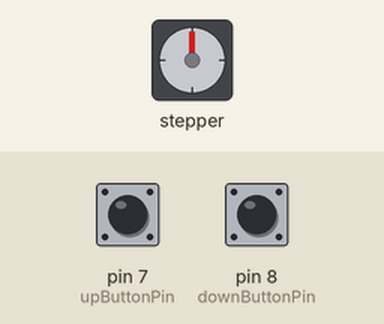
The sketch below on a simulated Arduino Uno, built with avr-gcc and run on an emulated ATmega328P. Shown: stepper motor. Wiring (inferred from the names in the program): stepper motor driver (200 steps per turn assumed): step pin 3; direction pin 2. The inputs (shaded band) are chosen by the test bench; at power-on: pin 7 (upButtonPin) HIGH, pin 8 (downButtonPin) HIGH.

Above: at 1.2 s.
1.3 s: pin 7 (upButtonPin) pulled LOW for 1 s
At 3.4 s:
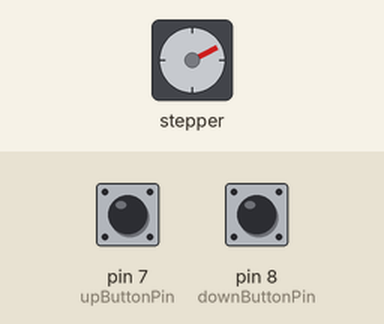
3.8 s: pin 8 (downButtonPin) pulled LOW for 3.2 s
At 8.1 s:
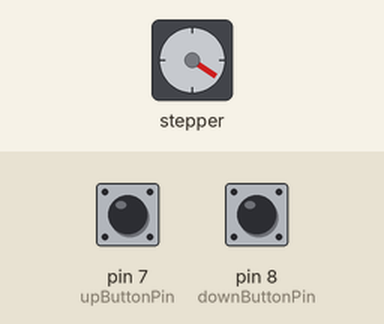
8.5 s: pin 8 (downButtonPin) pulled LOW for 1 s
At 10.0 s:
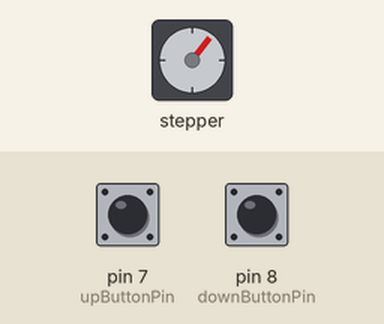
11.0 s: pin 7 (upButtonPin) pulled LOW for 3.2 s
At 14.9 s:
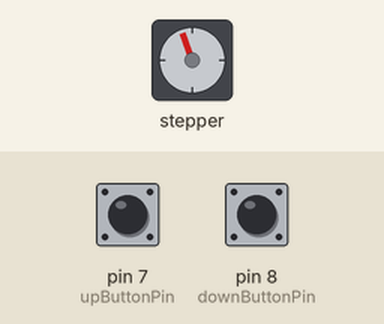
15.7 s: pin 8 (downButtonPin) pulsed LOW 5 times (0.12 s each, 0.3 s apart)
At 17.8 s:
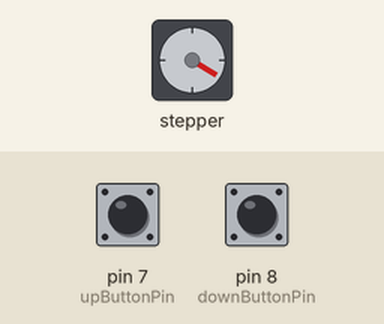
Timing chart, 0 to 19.3 s (numbered marks = the images above; inputs shaded):
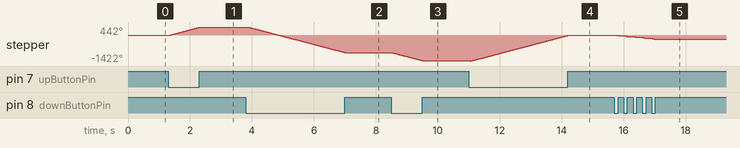

The sketch:

n_Malakai_Mikhail-Project2-Code_Lift-Control-Systems__Rev10_.ino
```cpp
// Motor control pins and variables
const int dirPin = 2; // Direction pin
const int stepPin = 3; // Step pin
const int upButtonPin = 7; // Button to control lifting the motor
const int downButtonPin = 8; // Button to control lowering the motor

bool isMovingUp = false; // State of the motor moving up
bool isMovingDown = false; // State of the motor moving down
bool lastUpButtonState = HIGH; // Last state of the up button
bool lastDownButtonState = HIGH; // Last state of the down button
unsigned long lastDebounceTimeUp = 0; // Last debounce time for up button
unsigned long lastDebounceTimeDown = 0; // Last debounce time for down button
unsigned long debounceDelay = 50; // Debounce time in milliseconds
const int stepDelay = 2000; // Delay between steps in microseconds

void setup() {
  // Motor control setup
  pinMode(stepPin, OUTPUT);
  pinMode(dirPin, OUTPUT);
  pinMode(upButtonPin, INPUT_PULLUP); // Set up button pin as input with pull-up resistor
  pinMode(downButtonPin, INPUT_PULLUP); // Set down button pin as input with pull-up resistor
}

void loop() {
  // Check if both buttons are not pressed
  while (digitalRead(upButtonPin) == HIGH && digitalRead(downButtonPin) == HIGH) {
    // If both buttons are not pressed, do nothing and keep checking
   // You can add a small delay to prevent busy-waiting
       delay(10);
  }
  // If at least one button is pressed, handle motor control
  handleMotorControl();
}

void handleMotorControl() {
  int upButtonState = digitalRead(upButtonPin);
  int downButtonState = digitalRead(downButtonPin);

  // Handle the up button
  if (upButtonState != lastUpButtonState) {
    lastDebounceTimeUp = millis(); // Reset the debounce timer
  }
  if ((millis() - lastDebounceTimeUp) > debounceDelay) {
    if (upButtonState == LOW) { // Button pressed
      if (!isMovingUp) { // If not already moving up
        isMovingUp = true; // Start moving up
        isMovingDown = false; // Stop moving down
        digitalWrite(dirPin, HIGH); // Set direction to up
      }
    } else { // Button released
      isMovingUp = false; // Stop moving up
    }
  }

  // Handle the down button
  if (downButtonState != lastDownButtonState) {
    lastDebounceTimeDown = millis(); // Reset the debounce timer
  }
  if ((millis() - lastDebounceTimeDown) > debounceDelay) {
    if (downButtonState == LOW) { // Button pressed
      if (!isMovingDown) { // If not already moving down
        isMovingDown = true; // Start moving down
        isMovingUp = false; // Stop moving up
        digitalWrite(dirPin, LOW); // Set direction to down
      }
    } else { // Button released
      isMovingDown = false; // Stop moving down
    }
  }

  // Control the motor if moving
  if (isMovingUp || isMovingDown) {
    digitalWrite(stepPin, HIGH); // Step the motor
    delayMicroseconds(stepDelay); // Adjust speed as needed
    digitalWrite(stepPin, LOW); // Step the motor
    delayMicroseconds(stepDelay);
  }

  // Save the current button states for the next loop iteration
  lastUpButtonState = upButtonState;
  lastDownButtonState = downButtonState;
}
```

Measured:
- after the input at 1.3 s, stepper: turns 423° clockwise in 0.94 s, starting after 0.05 s
- after the input at 3.8 s, stepper: turns 19° clockwise in 0.04 s, then 1399° counter-clockwise in 3.1 s
- after the input at 8.5 s, stepper: turns 445° counter-clockwise in 0.99 s, starting at once
- after the input at 11.0 s, stepper: turns 20° counter-clockwise in 0.04 s, then 1403° clockwise in 3.1 s
- after the input at 15.7 s, stepper: turns 19° clockwise in 0.04 s, then 239° counter-clockwise in 1.3 s
